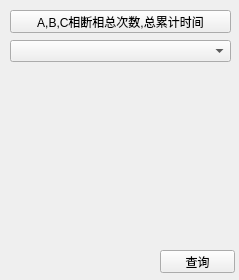
<?xml version="1.0" encoding="UTF-8"?>
<ui version="4.0">
 <class>breakvoltage</class>
 <widget class="QWidget" name="breakvoltage">
  <property name="geometry">
   <rect>
    <x>0</x>
    <y>0</y>
    <width>239</width>
    <height>280</height>
   </rect>
  </property>
  <property name="windowTitle">
   <string>Form</string>
  </property>
  <widget class="QPushButton" name="ABCbreakvoltage">
   <property name="geometry">
    <rect>
     <x>10</x>
     <y>10</y>
     <width>221</width>
     <height>23</height>
    </rect>
   </property>
   <property name="text">
    <string>A,B,C相断相总次数,总累计时间</string>
   </property>
  </widget>
  <widget class="QPushButton" name="query_button">
   <property name="geometry">
    <rect>
     <x>160</x>
     <y>250</y>
     <width>75</width>
     <height>23</height>
    </rect>
   </property>
   <property name="text">
    <string>查询</string>
   </property>
  </widget>
  <widget class="QComboBox" name="comboBox">
   <property name="geometry">
    <rect>
     <x>10</x>
     <y>40</y>
     <width>221</width>
     <height>22</height>
    </rect>
   </property>
  </widget>
 </widget>
 <resources/>
 <connections/>
</ui>
